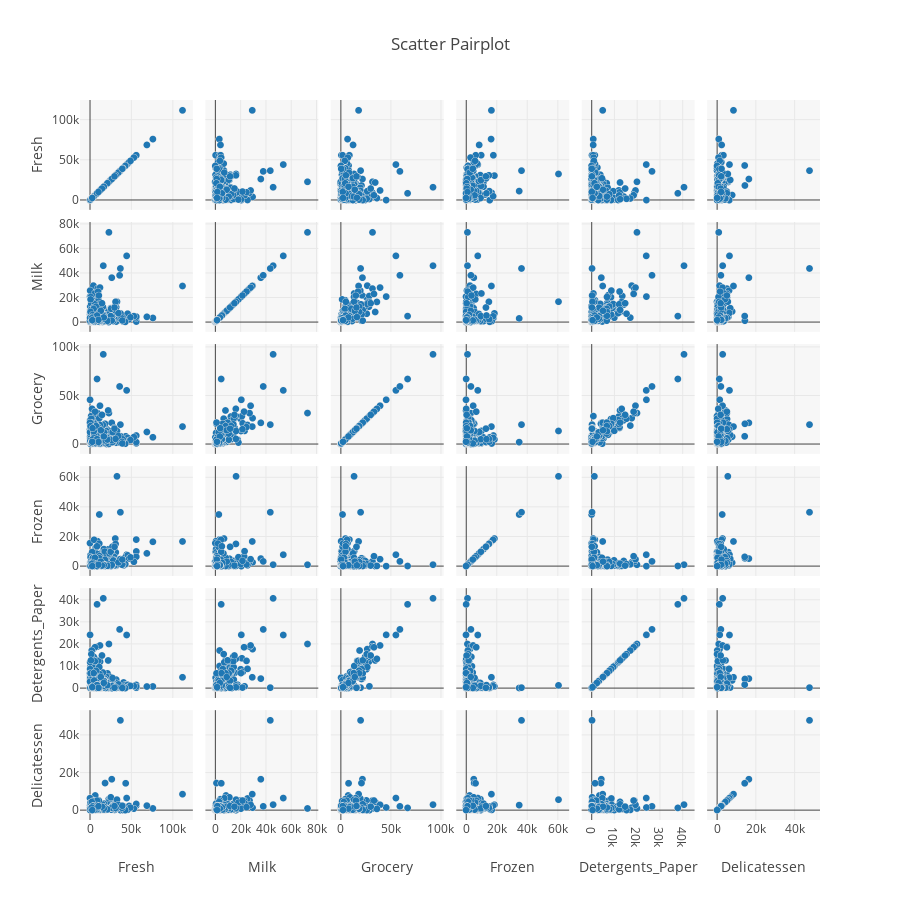

Notebook source saved alongside this figure:
### Markdown cell above
### Visualize Feature Distributions
To get a better understanding of the dataset, we can construct a scatter matrix of each of the six product features present in the data. If you found that the feature you attempted to predict above is relevant for identifying a specific customer, then the scatter matrix below may not show any correlation between that feature and the others. Conversely, if you believe that feature is not relevant for identifying a specific customer, the scatter matrix might show a correlation between that feature and another feature in the data. Run the code block below to produce a scatter matrix.

### Code cell
# Produce a scatter matrix for each pair of features in the data
# pd.plotting.scatter_matrix(data, alpha = 0.3, figsize = (14,10), diagonal = 'kde');

dimensions = []
for column in data.columns:
    dimension = {
        "label": column,
        "values": data[column]
    }
    dimensions.append(dimension)

trace = go.Splom(dimensions=dimensions,                
                marker=dict(
                            size=7,
                            showscale=False,
                            line=dict(width=0.5,
                                      color='rgb(230,230,230)')),
                 diagonal=dict(visible=True)
                )

layout = go.Layout(
    title='Scatter Pairplot',
    dragmode='select',
    width=900,
    height=900,
    autosize=False,
    hovermode='closest',
    plot_bgcolor='rgba(240,240,240, 0.50)',
     
)

fig = dict(data=[trace], layout=layout)
py.iplot(fig)

### Figure 1 — Plotly figure (JSON) as saved in the notebook; plotly's stock layout.template omitted (floating-point values rounded to 4 significant figures; data arrays with more than 128 entries replaced by an {"elided": "..."} marker saying what was removed)
{"data": [{"diagonal": {"visible": true}, "dimensions": [{"label": "Fresh", "values": {"elided": "440 int values"}}, {"label": "Milk", "values": {"elided": "440 int values"}}, {"label": "Grocery", "values": {"elided": "440 int values"}}, {"label": "Frozen", "values": {"elided": "440 int values"}}, {"label": "Detergents_Paper", "values": {"elided": "440 int values"}}, {"label": "Delicatessen", "values": {"elided": "440 int values"}}], "marker": {"line": {"color": "rgb(230,230,230)", "width": 0.5}, "showscale": false, "size": 7}, "type": "splom", "uid": "bdeafa1a-c18c-11e8-a0e5-e4a7a085a6b4"}], "layout": {"autosize": false, "dragmode": "select", "height": 900, "hovermode": "closest", "plot_bgcolor": "rgba(240,240,240, 0.50)", "title": "Scatter Pairplot", "width": 900}}
